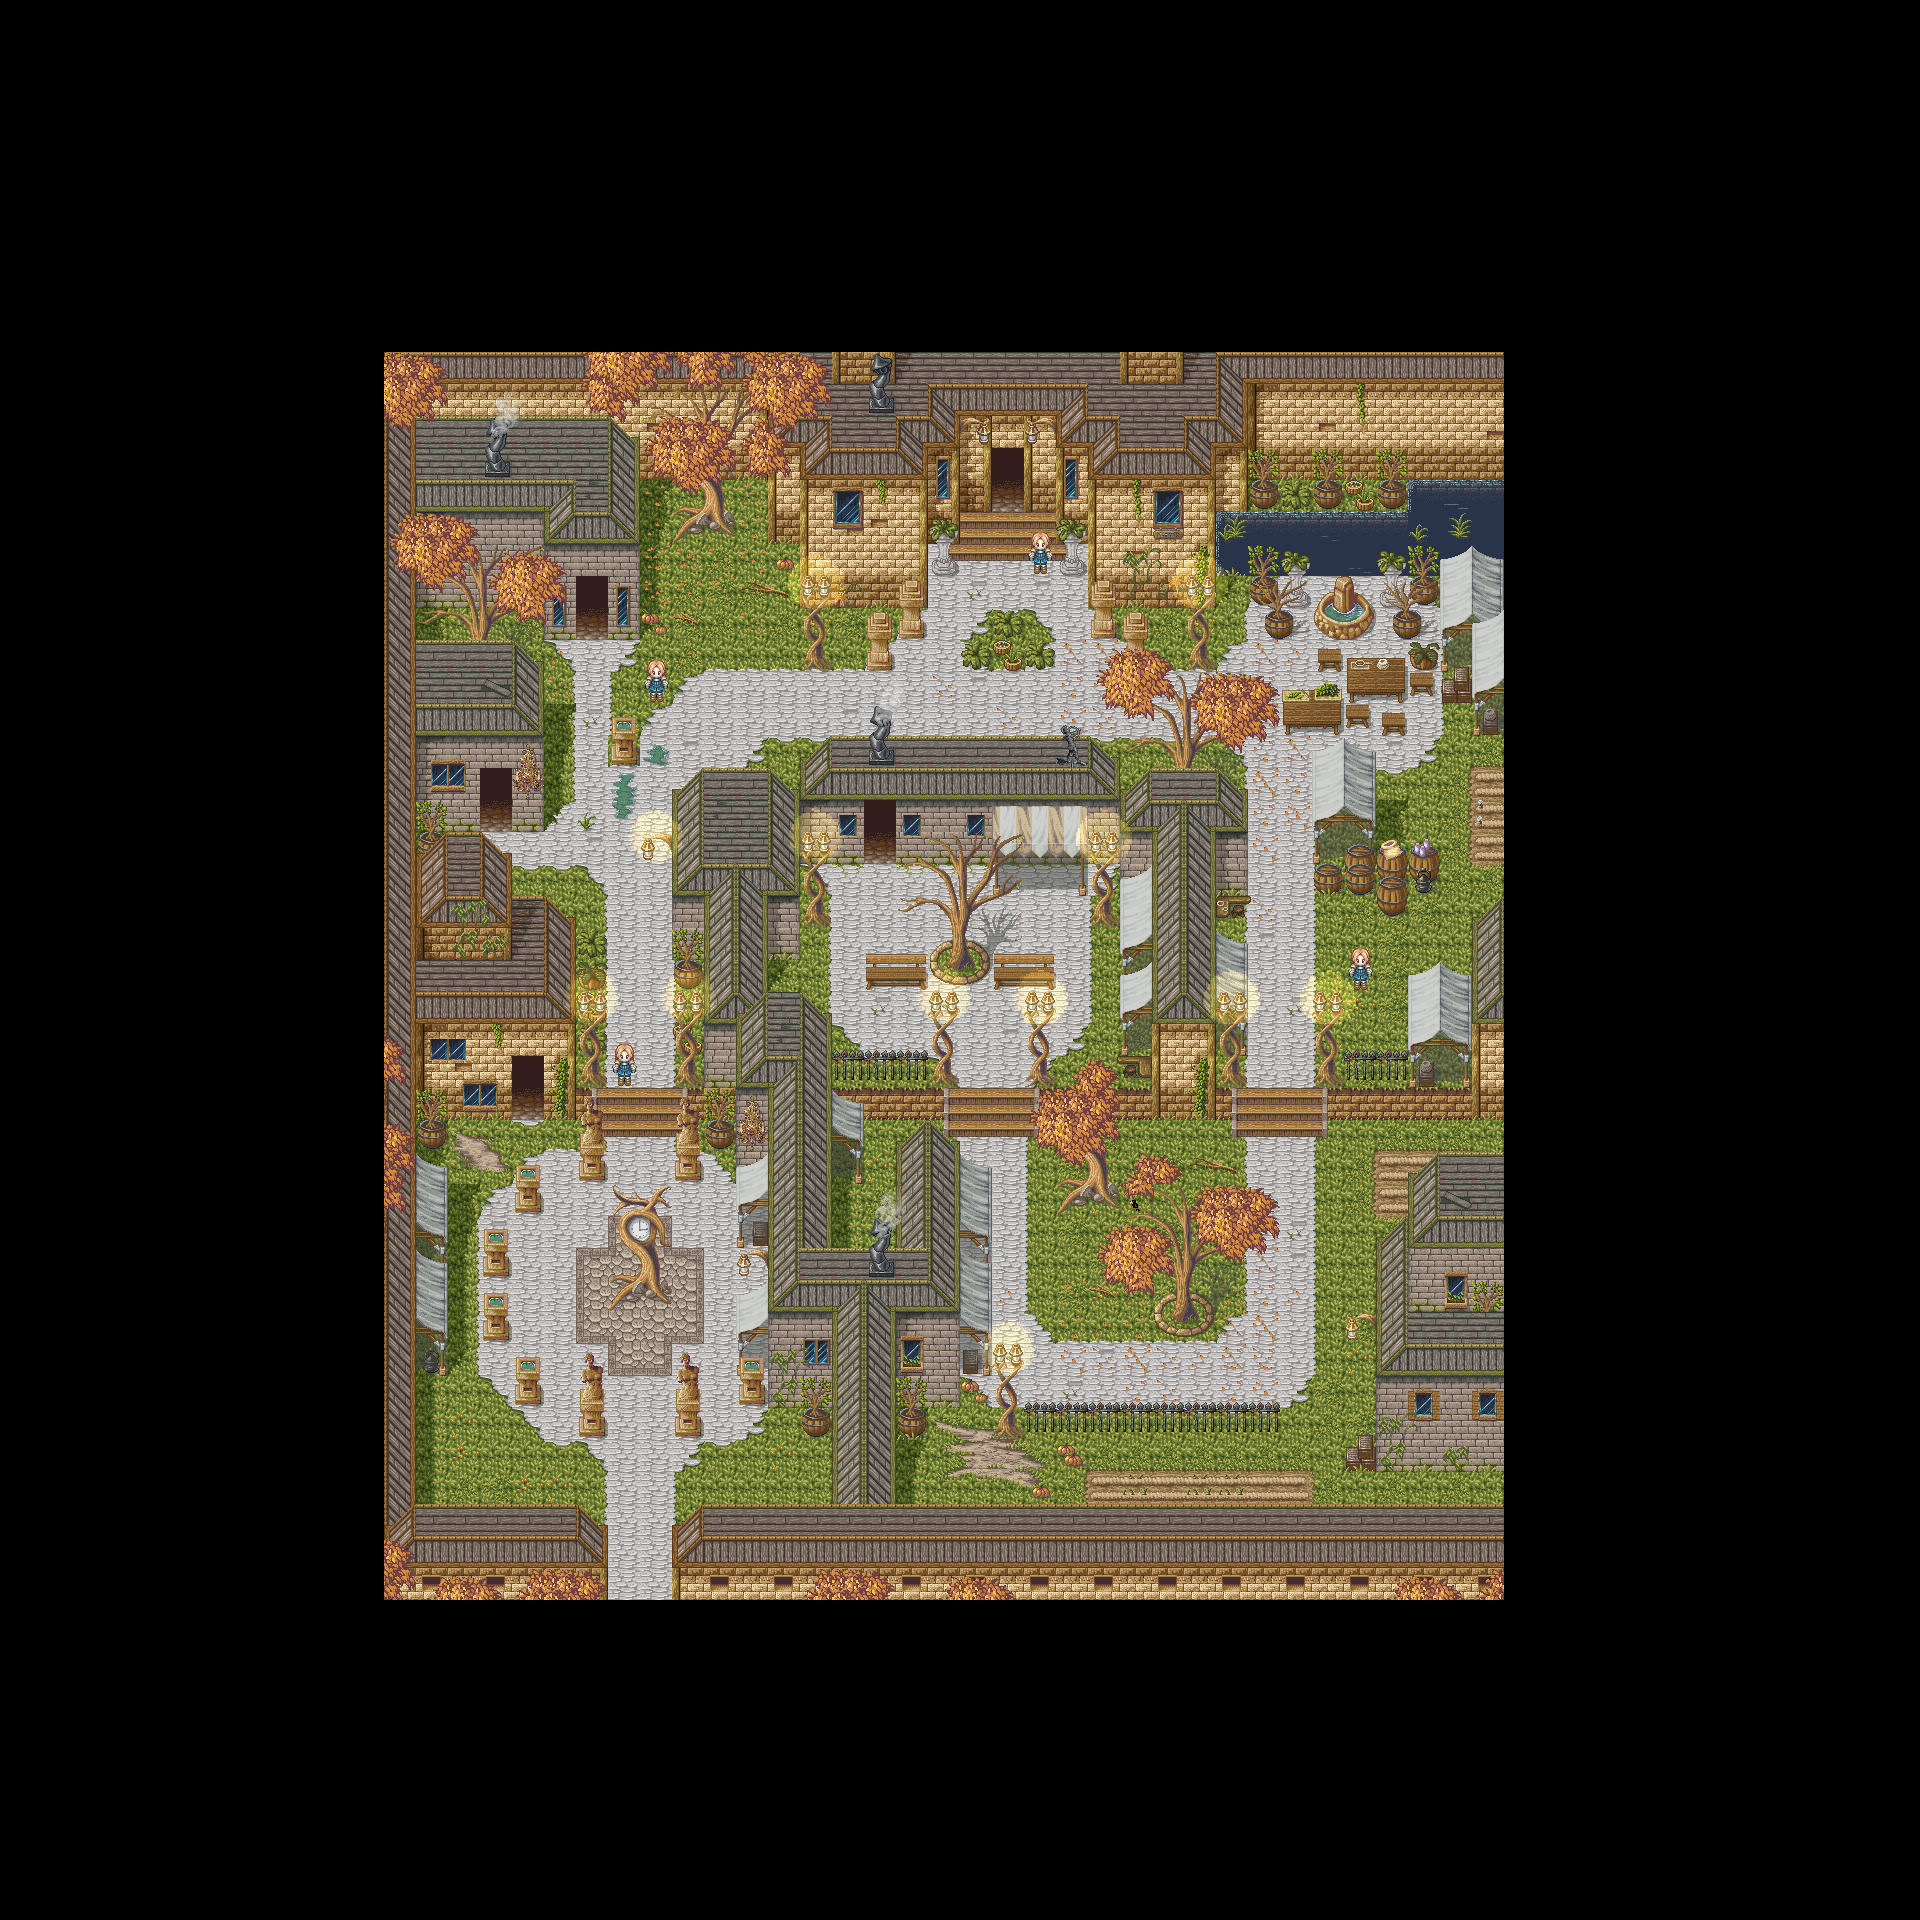

A level layout from a 2D game, rendered from its tile map. Below: a short description, then the map file with tile-grid data replaced by summaries:
An orthogonal 60x60 tile map with 32x32 px tiles, 1 tile layer (Tile Layer 1).

<map version="1.5" tiledversion="1.7.2" orientation="orthogonal" renderorder="right-down" width="60" height="60" tilewidth="32" tileheight="32" infinite="0" nextlayerid="2" nextobjectid="1">
 <tileset firstgid="1" name="town" tilewidth="32" tileheight="32" tilecount="1600" columns="40">
  <image source="town.png" width="1280" height="1280" />
 </tileset>
 <layer id="1" name="Tile Layer 1" width="60" height="60">
  <data>[3600 cells, 1365 non-empty, 1365 distinct tile ids]</data>
 </layer>
</map>
